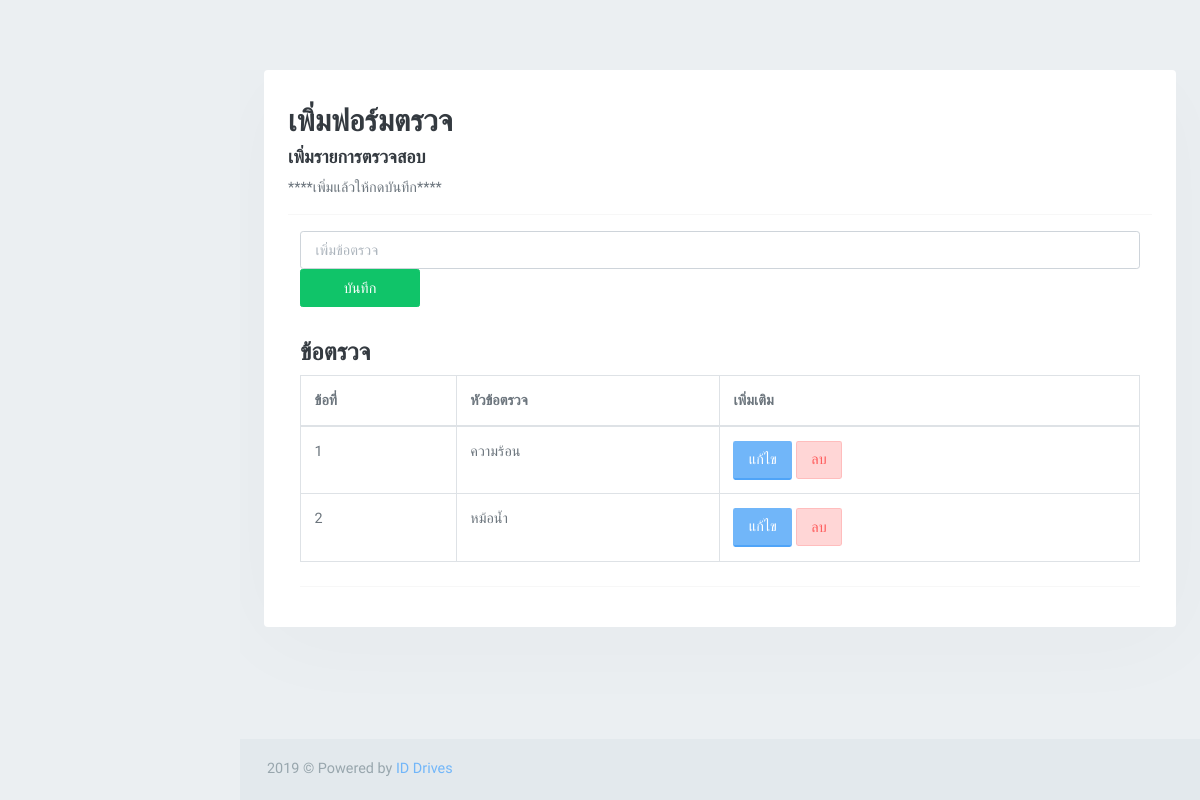
Screenshot of /counter_edform.php?fid=82036 with the database file from the repository.
### tables this page shows
CREATE TABLE `car_form_choice` (
  `num` int(11) NOT NULL,
  `form_id` varchar(30) NOT NULL,
  `form_sub_id` varchar(30) NOT NULL,
  `choice_detail` text NOT NULL,
  `date_insert` datetime NOT NULL
);

### counter_edform.php (the view, shortened to what this page needs)
<!DOCTYPE html>
<html lang="th">
    <head>
        <link href="assets/libs/bootstrap-tagsinput/bootstrap-tagsinput.css" rel="stylesheet" />
        <link href="assets/libs/switchery/switchery.min.css" rel="stylesheet" type="text/css" />
        <link href="assets/libs/multiselect/multi-select.css"  rel="stylesheet" type="text/css" />
        <link href="assets/libs/select2/select2.min.css" rel="stylesheet" type="text/css" />
        <link href="assets/libs/bootstrap-touchspin/jquery.bootstrap-touchspin.min.css" rel="stylesheet" />
        <link href="assets/libs/switchery/switchery.min.css" rel="stylesheet" />
        <link href="assets/libs/bootstrap-timepicker/bootstrap-timepicker.min.css" rel="stylesheet">
        <link href="assets/libs/bootstrap-colorpicker/bootstrap-colorpicker.min.css" rel="stylesheet">
        <link href="assets/libs/bootstrap-datepicker/bootstrap-datepicker.css" rel="stylesheet">
        <link href="assets/libs/bootstrap-daterangepicker/daterangepicker.css" rel="stylesheet">
        <link href="assets/css/bootstrap.min.css" rel="stylesheet" type="text/css" />
        <link href="assets/css/icons.min.css" rel="stylesheet" type="text/css" />
        <link href="assets/css/app.min.css" rel="stylesheet" type="text/css" />
    </head>
    <?php
        $fid = $_GET['fid'];
    ?>
    <body>
        <div id="wrapper">
            <div class="content-page">
                <div class="content">
                    <div class="container-fluid">
                            <div class="row">
                                    <div class="col-xl-12 col-md-12">
                                        <div class="card-box">
                                        <h2 class="">เพิ่มฟอร์มตรวจ</h2>
                                            <h4>เพิ่มรายการตรวจสอบ</h4>
                                            <span>****เพิ่มแล้วให้กดบันทึก****</span>
                                            <hr/>
                                                <div class="col-xl-12 col-md-12">
                                                   <form action="counter_addform_save_choice.php?type=ed" method="post">
                                                            <input type="text" id="todo-txttb" class="form-control todo-txttb" name="choice_form" placeholder="เพิ่มข้อตรวจ">
                                                       <button type="submit" class="btn btn-success  waves-effect width-md waves-light" id="sa-confirm-pass">บันทึก</button>
                                                   </form>
                                                            <div class="todo-notcomp">
                                                                <div class="row"></br></div>
                                                                <h3>ข้อตรวจ</h3>
                                                            </div>
                                                    <table id="datatable" class="table table-bordered dt-responsive nowrap">
                                                        <thead>
                                                        <tr>
                                                            <th>ข้อที่</th>
                                                            <th>หัวข้อตรวจ</th>
                                                            <th>เพิ่มเติม</th>
                                                        </tr>
                                                        </thead>
                                                        <tbody>
                                                        <?php
                                                        include("connectdb.php");
                                                        $i = '1';
                                                        $query=mysqli_query($con,"SELECT * FROM car_form_choice WHERE form_id = '$fid' ORDER BY date_insert ASC") or die("Database selection failed: " . mysqli_error($con));
                                                        while($result = mysqli_fetch_array($query, MYSQLI_ASSOC)) {
                                                            ?>
                                                            <tr>
                                                                <td><?php echo  $i++; ?></td>
                                                                <td><?php echo  $result['choice_detail'] ?></td>
                                                                <td><a href="counter_edform2.php?num=<?php echo  $result['num'] ?>&fid=<?php echo  $result['form_id'] ?>" class="btn btn-bordred-blue">แก้ไข</a>
                                                                    <a class="btn btn-lighten-danger"
                                                                       data-animated href="JavaScript:if(confirm('ต้องการลบ ใช่หรือไม่?')==true){window.location='counter_del_choice.php?num=<?php echo  $result['num'] ?>&fid=<?php echo  $result['form_id'] ?>';}">
                                                                   ลบ </a>
                                                            </tr>
                                                            <?php
                                                        }
                                                        ?>
                                                        </tbody>
                                                    </table>
                                                                <hr/>
                                                </div>
                                            </div>
                                        </div>
                                    </div>
                                </div>
                    </div>
                </div>
                <footer class="footer">
                    <div class="container-fluid">
                        <div class="row">
                            <div class="col-md-6">
                               2019 &copy; Powered by <a href="#">ID Drives</a>
                            </div>
                        </div>
                    </div>
                </footer>
            </div>
            <?php
        require("counter_left_sidebar.php");
        ?>
    </body>
</html>

### rows the page displays
car_form_choice: choice_detail "ความร้อน"
car_form_choice: choice_detail "หม้อน้ำ"
